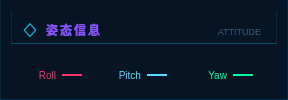
           <widget class="QWidget" name="attitudeGroup" native="true">
            <property name="styleSheet">
             <string notr="true">background-color: #061424;
border: 1px solid rgba(0, 100, 160, 0.3);
border-top: none;
margin-top: 0px;
padding-top: 0px;</string>
            </property>
            <layout class="QVBoxLayout" name="verticalLayout_16">
             <item>
              <widget class="QWidget" name="chartHeader3" native="true">
               <property name="maximumSize">
                <size>
                 <width>16777215</width>
                 <height>33</height>
                </size>
               </property>
               <property name="styleSheet">
                <string notr="true">background: qlineargradient(x1:0, y1:0, x2:1, y2:0,
    stop:0 rgba(0,212,255,0.08),
    stop:1 transparent);
border-bottom: 1px solid rgba(0, 212, 255, 0.3);
min-height: 32px;
max-height: 32px;</string>
               </property>
               <layout class="QHBoxLayout" name="horizontalLayout_9">
                <item>
                 <widget class="QLabel" name="attitudeHeaderIcon">
                  <property name="minimumSize">
                   <size>
                    <width>20</width>
                    <height>20</height>
                   </size>
                  </property>
                  <property name="maximumSize">
                   <size>
                    <width>20</width>
                    <height>20</height>
                   </size>
                  </property>
                  <property name="styleSheet">
                   <string notr="true">font-family: &quot;Segoe UI Symbol&quot;, &quot;Arial&quot;, sans-serif;
font-size: 20px;
color: #00d4ff;
background: transparent;
min-width: 20px;
max-width: 20px;
min-height:20px;
max-height: 20px;
qproperty-alignment: AlignCenter;
border:transparent;</string>
                  </property>
                  <property name="text">
                   <string>◇</string>
                  </property>
                 </widget>
                </item>
                <item>
                 <widget class="QLabel" name="attitudeHeaderTitle">
                  <property name="minimumSize">
                   <size>
                    <width>70</width>
                    <height>20</height>
                   </size>
                  </property>
                  <property name="maximumSize">
                   <size>
                    <width>70</width>
                    <height>20</height>
                   </size>
                  </property>
                  <property name="styleSheet">
                   <string notr="true">font-family: &quot;Rajdhani&quot;, &quot;Noto Sans SC&quot;, &quot;Microsoft YaHei&quot;;
font-size: 12px;
font-weight: 600;
letter-spacing: 2px;
color: #8855ff;
text-transform: uppercase;
min-width: 70px;
max-width: 70px;
min-height: 20px;
max-height: 20px;
border:transparent;</string>
                  </property>
                  <property name="text">
                   <string>姿态信息</string>
                  </property>
                 </widget>
                </item>
                <item>
                 <spacer name="horizontalSpacer_4">
                  <property name="orientation">
                   <enum>Qt::Horizontal</enum>
                  </property>
                  <property name="sizeHint" stdset="0">
                   <size>
                    <width>40</width>
                    <height>20</height>
                   </size>
                  </property>
                 </spacer>
                </item>
                <item>
                 <widget class="QLabel" name="attitudeHeaderBadge">
                  <property name="minimumSize">
                   <size>
                    <width>106</width>
                    <height>22</height>
                   </size>
                  </property>
                  <property name="maximumSize">
                   <size>
                    <width>106</width>
                    <height>22</height>
                   </size>
                  </property>
                  <property name="styleSheet">
                   <string notr="true">font-family: &quot;Share Tech Mono&quot;, monospace;
font-size: 9px;
color: #3a5a7a;
border: transparent;
padding: 1px 5px;
background: transparent;
min-width: 96px;
max-width: 96px;
min-height: 20px;
max-height: 20px;</string>
                  </property>
                  <property name="text">
                   <string>ATTITUDE</string>
                  </property>
                  <property name="alignment">
                   <set>Qt::AlignRight|Qt::AlignTrailing|Qt::AlignVCenter</set>
                  </property>
                 </widget>
                </item>
               </layout>
              </widget>
             </item>
             <item>
              <widget class="QWidget" name="attitudeChartArea" native="true">
               <property name="styleSheet">
                <string notr="true">border:transparent;</string>
               </property>
              </widget>
             </item>
             <item>
              <widget class="QWidget" name="attitudeChartLegend" native="true">
               <property name="maximumSize">
                <size>
                 <width>16777215</width>
                 <height>28</height>
                </size>
               </property>
               <property name="styleSheet">
                <string notr="true">border-top: 1px solid rgba(0, 100, 160, 0.2);
min-height: 28px;
max-height: 28px;
background: transparent;
border:transparent;</string>
               </property>
               <layout class="QHBoxLayout" name="horizontalLayout_33">
                <property name="leftMargin">
                 <number>0</number>
                </property>
                <property name="topMargin">
                 <number>0</number>
                </property>
                <property name="rightMargin">
                 <number>15</number>
                </property>
                <property name="bottomMargin">
                 <number>0</number>
                </property>
                <item>
                 <widget class="QWidget" name="legendAttX" native="true">
                  <property name="styleSheet">
                   <string notr="true">border:transparent;</string>
                  </property>
                  <layout class="QHBoxLayout" name="horizontalLayout_32">
                   <property name="leftMargin">
                    <number>0</number>
                   </property>
                   <property name="topMargin">
                    <number>0</number>
                   </property>
                   <property name="bottomMargin">
                    <number>0</number>
                   </property>
                   <item>
                    <widget class="QLabel" name="legendAttXLabel">
                     <property name="styleSheet">
                      <string notr="true">font-family: &quot;Share Tech Mono&quot;, monospace;
font-size: 10px;
color: #ff3366;
background: transparent;
border:transparent;</string>
                     </property>
                     <property name="text">
                      <string>Roll</string>
                     </property>
                     <property name="alignment">
                      <set>Qt::AlignRight|Qt::AlignTrailing|Qt::AlignVCenter</set>
                     </property>
                    </widget>
                   </item>
                   <item>
                    <widget class="QFrame" name="attitudeXDot">
                     <property name="minimumSize">
                      <size>
                       <width>20</width>
                       <height>2</height>
                      </size>
                     </property>
                     <property name="maximumSize">
                      <size>
                       <width>20</width>
                       <height>2</height>
                      </size>
                     </property>
                     <property name="styleSheet">
                      <string notr="true">background: #ff3366;
border: none;
border-radius: 0px;
min-width: 20px;
max-width: 20px;
min-height: 2px;
max-height: 2px;
margin: 0px;
padding: 0px;</string>
                     </property>
                     <property name="frameShape">
                      <enum>QFrame::StyledPanel</enum>
                     </property>
                     <property name="frameShadow">
                      <enum>QFrame::Raised</enum>
                     </property>
                    </widget>
                   </item>
                  </layout>
                 </widget>
                </item>
                <item>
                 <widget class="QWidget" name="legendAttY" native="true">
                  <layout class="QHBoxLayout" name="horizontalLayout_31">
                   <property name="leftMargin">
                    <number>0</number>
                   </property>
                   <property name="topMargin">
                    <number>0</number>
                   </property>
                   <property name="bottomMargin">
                    <number>0</number>
                   </property>
                   <item>
                    <widget class="QLabel" name="legendAttYLabel">
                     <property name="styleSheet">
                      <string notr="true">font-family: &quot;Share Tech Mono&quot;, monospace;
font-size: 10px;
color: #55ddff;
background: transparent;
border:transparent;</string>
                     </property>
                     <property name="text">
                      <string>Pitch</string>
                     </property>
                     <property name="alignment">
                      <set>Qt::AlignRight|Qt::AlignTrailing|Qt::AlignVCenter</set>
                     </property>
                    </widget>
                   </item>
                   <item>
                    <widget class="QFrame" name="legendAttYDot">
                     <property name="minimumSize">
                      <size>
                       <width>20</width>
                       <height>2</height>
                      </size>
                     </property>
                     <property name="maximumSize">
                      <size>
                       <width>20</width>
                       <height>2</height>
                      </size>
                     </property>
                     <property name="styleSheet">
                      <string notr="true">background: #55ddff;
border: none;
border-radius: 0px;
min-width: 20px;
max-width: 20px;
min-height: 2px;
max-height: 2px;
margin: 0px;
padding: 0px;</string>
                     </property>
                     <property name="frameShape">
                      <enum>QFrame::StyledPanel</enum>
                     </property>
                     <property name="frameShadow">
                      <enum>QFrame::Raised</enum>
                     </property>
                    </widget>
                   </item>
                  </layout>
                 </widget>
                </item>
                <item>
                 <widget class="QWidget" name="legendAttZ" native="true">
                  <layout class="QHBoxLayout" name="horizontalLayout_30">
                   <property name="leftMargin">
                    <number>0</number>
                   </property>
                   <property name="topMargin">
                    <number>0</number>
                   </property>
                   <property name="bottomMargin">
                    <number>0</number>
                   </property>
                   <item>
                    <widget class="QLabel" name="attitudeZLabel">
                     <property name="styleSheet">
                      <string notr="true">font-family: &quot;Share Tech Mono&quot;, monospace;
font-size: 10px;
color: #00ff9f;
background: transparent;
border:transparent;</string>
                     </property>
                     <property name="text">
                      <string>Yaw</string>
                     </property>
                     <property name="alignment">
                      <set>Qt::AlignRight|Qt::AlignTrailing|Qt::AlignVCenter</set>
                     </property>
                    </widget>
                   </item>
                   <item>
                    <widget class="QFrame" name="attitudeZDot">
                     <property name="minimumSize">
                      <size>
                       <width>20</width>
                       <height>2</height>
                      </size>
                     </property>
                     <property name="maximumSize">
                      <size>
                       <width>20</width>
                       <height>2</height>
                      </size>
                     </property>
                     <property name="styleSheet">
                      <string notr="true">background:#00ff9f;
border: none;
border-radius: 0px;
min-width: 20px;
max-width: 20px;
min-height: 2px;
max-height: 2px;
margin: 0px;
padding: 0px;</string>
                     </property>
                     <property name="frameShape">
                      <enum>QFrame::StyledPanel</enum>
                     </property>
                     <property name="frameShadow">
                      <enum>QFrame::Raised</enum>
                     </property>
                    </widget>
                   </item>
                  </layout>
                 </widget>
                </item>
               </layout>
              </widget>
             </item>
            </layout>
           </widget>
